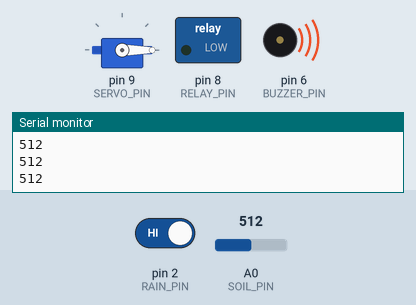
A sketch run on a simulated Arduino Uno, built with avr-gcc and run on an emulated ATmega328P. Shown: servo, switched loads named in the sketch (green lamp = pin HIGH), buzzer (waves = sounding, pin HIGH), the last lines printed to the serial monitor. The inputs (shaded band) are chosen by the test bench; at power-on: A0 (SOIL_PIN) = 512, pin 2 (RAIN_PIN) HIGH.

Above: at 1.2 s.
1.3 s: A0 (SOIL_PIN) set to 408
2.8 s: A0 (SOIL_PIN) set to 388
At 4.0 s:
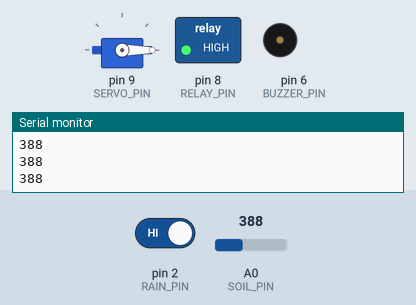
4.3 s: pin 2 (RAIN_PIN) driven LOW
At 5.2 s:
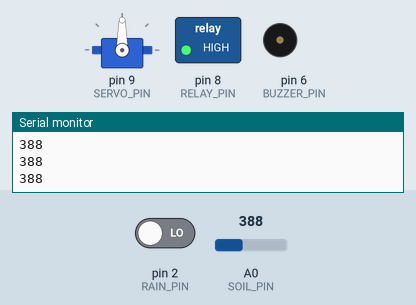
5.8 s: A0 (SOIL_PIN) set to 410
At 6.4 s:
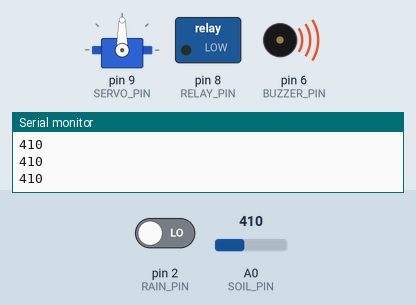
7.3 s: A0 (SOIL_PIN) set to 390
At 8.5 s:
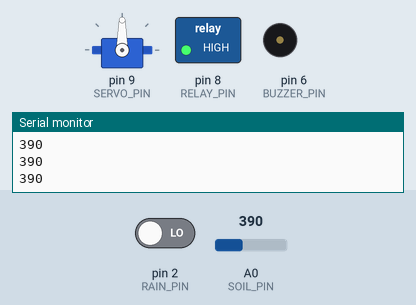
8.8 s: A0 (SOIL_PIN) set to 511
At 9.9 s:
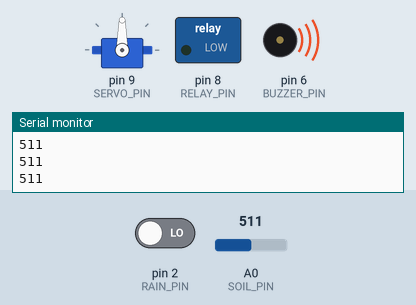
Timing chart, 0 to 11.3 s (numbered marks = the images above; inputs shaded):
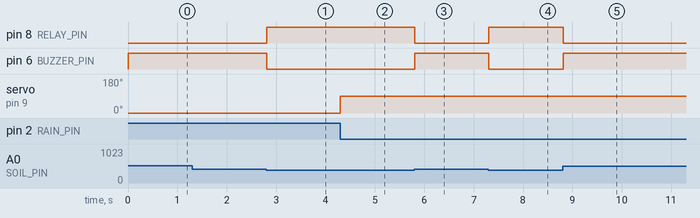

The sketch:

smart_system.ino
```cpp
#include <Servo.h>

#define RAIN_PIN 2
#define SERVO_PIN 9
#define SOIL_PIN A0
#define BUZZER_PIN 6
#define RELAY_PIN 8

Servo clothServo;

int soilThreshold = 400;

void setup() {
  pinMode(RAIN_PIN, INPUT);
  pinMode(BUZZER_PIN, OUTPUT);
  pinMode(RELAY_PIN, OUTPUT);

  digitalWrite(RELAY_PIN, HIGH);

  clothServo.attach(SERVO_PIN);
  clothServo.write(0);

  Serial.begin(9600);
}

void loop() {
  rainSystem();
  irrigationSystem();
}

void rainSystem() {
  int rain = digitalRead(RAIN_PIN);

  if (rain == LOW) {
    clothServo.write(90);
  } else {
    clothServo.write(0);
  }
}

void irrigationSystem() {
  int soil = analogRead(SOIL_PIN);
  Serial.println(soil);

  if (soil > soilThreshold) {
    digitalWrite(RELAY_PIN, LOW);
    digitalWrite(BUZZER_PIN, HIGH);
  } else {
    digitalWrite(RELAY_PIN, HIGH);
    digitalWrite(BUZZER_PIN, LOW);
  }
}
```

Measured:
- the behaviour switches between 401 and 400 on A0 (SOIL_PIN) (found by bisection; images 0 and 1)
- after the input at 2.8 s, pin 8 (RELAY_PIN): LOW → HIGH at once; pin 6 (BUZZER_PIN): HIGH → LOW at once
- after the input at 4.3 s, servo on pin 9 (SERVO_PIN): 0° → 90° at once
- after the input at 5.8 s, pin 8 (RELAY_PIN): HIGH → LOW at once; pin 6 (BUZZER_PIN): LOW → HIGH at once
- after the input at 7.3 s, pin 8 (RELAY_PIN): LOW → HIGH at once; pin 6 (BUZZER_PIN): HIGH → LOW at once
- after the input at 8.8 s, pin 8 (RELAY_PIN): HIGH → LOW at once; pin 6 (BUZZER_PIN): LOW → HIGH at once
